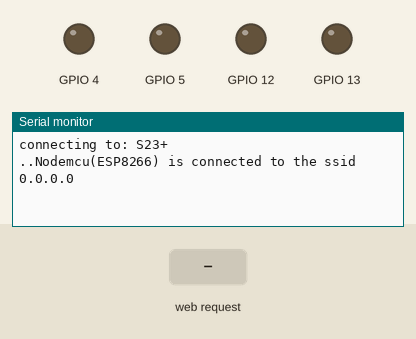
Bench run of a sketch on a simulated ESP8266 (NodeMCU). Parts: output pins drawn as LEDs (lit = HIGH), the last lines printed to the serial monitor. Inputs (shaded band) come from the test bench. WiFi joins after 1.5 s; servers stay silent unless stated.

Above: at 2.7 s.
2.8 s: HTTP request GET /turn_on received
At 3.6 s:
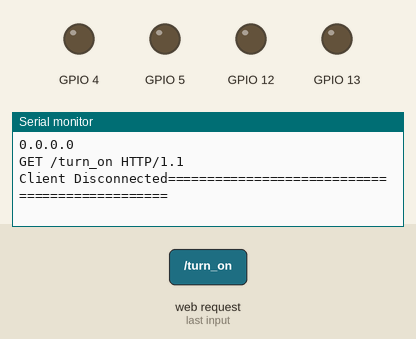
4.3 s: HTTP request GET /relay1 received
At 4.8 s:
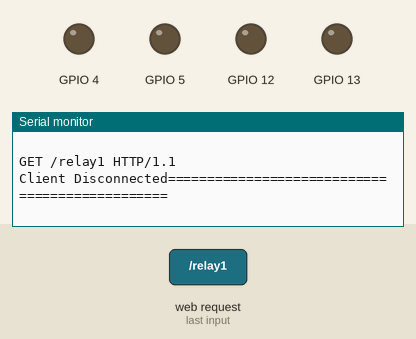

Measured:
- after the input at 2.8 s, the serial monitor: prints a new line at once (image 1)
- after the input at 4.3 s, the serial monitor: prints a new line at once (image 2)

The sketch:

RoomAutomation.ino
```cpp
#include<ESP8266WiFi.h>


const char* ssid="S23+";
const char* password ="oobe9990";
const int led=4;
WiFiServer server(80);
void setup() {
  // put your setup code here, to run once:
  pinMode(4,OUTPUT);
  pinMode(5,OUTPUT);
  pinMode(13,OUTPUT);
  pinMode(12,OUTPUT);
  Serial.begin(115200);
  Serial.print("connecting to: ");
  Serial.println(ssid);

  WiFi.mode(WIFI_STA);
  WiFi.begin(ssid,password);
  while(WiFi.status()!= WL_CONNECTED)
  {
    delay(500);
    Serial.print("..");
    Serial.println("Nodemcu(ESP8266) is connected to the ssid");
    Serial.println(WiFi.localIP());
    server.begin();
    delay(1000);


  }
}

void loop() {
  // put your main code here, to run repeatedly:
  WiFiClient client;
  client = server.available();

  if(client ==1)
  {
    digitalWrite(14,LOW);
    String request=client.readStringUntil('\n');
    client.flush();
    Serial.println(request);

    if(request.indexOf("turn_on")!=-1)
    {
    if(request.indexOf("relay1") !=-1)
    {
      digitalWrite(4,HIGH);
      Serial.println("LED is on");
    }
    else if(request.indexOf("relay2") !=-1)
    {
      digitalWrite(5,HIGH);
      Serial.println("LED is off");
    }
    else if(request.indexOf("relay3")!=-1)
    {
      digitalWrite(13,HIGH);
    }
    else if(request.indexOf("relay4")!=-1)
    {
      digitalWrite(12,HIGH);
    }
    }
    else
    {
      if(request.indexOf("relay1")!=-1)
      digitalWrite(4,LOW);
      else if(request.indexOf("relay2")!=-1)
      digitalWrite(5,LOW);
      else if(request.indexOf("relay3")!=-1)
      digitalWrite(13,LOW);
      else if(request.indexOf("relay4")!=-1)
      digitalWrite(12,LOW);

    }
    Serial.print("Client Disconnected");
    Serial.println("===============================================");
    Serial.println("                                          ");

  }

}
```
